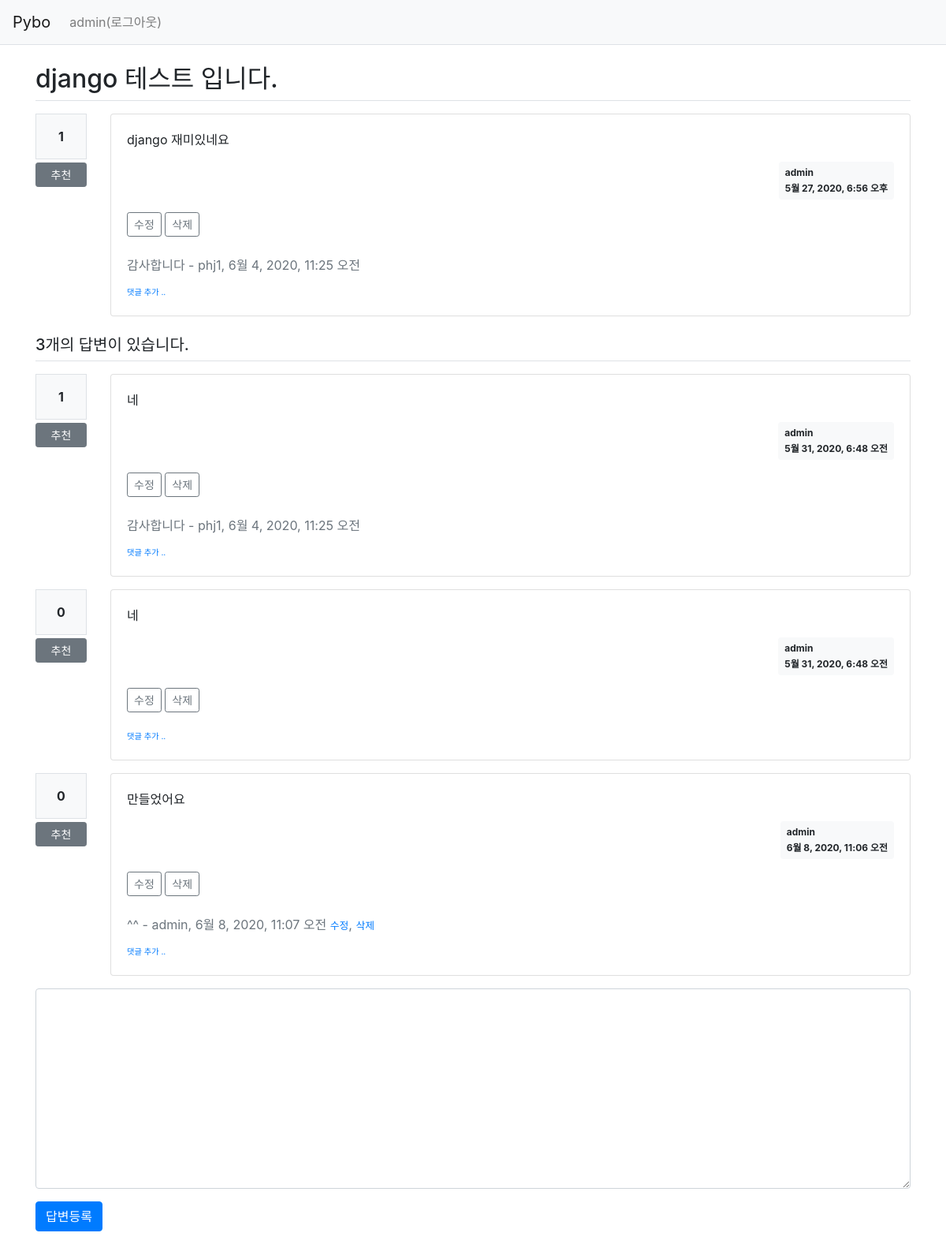
The app's page /pybo/103/ (signed in) with its own data.
### pybo/models.py (models this page shows, shortened)
class Question(models.Model):
    author = models.ForeignKey(User, on_delete=models.CASCADE, related_name='author_question')
    subject = models.CharField(max_length=200)
    content = models.TextField()
    create_date = models.DateTimeField()
    modify_date = models.DateTimeField(null=True, blank=True)
    voter = models.ManyToManyField(User, related_name='voter_question') #voter 추가

class Comment(models.Model):
    author = models.ForeignKey(User, on_delete=models.CASCADE)
    content = models.TextField()
    create_date = models.DateTimeField()
    modify_date = models.DateTimeField(null=True, blank=True)
    question = models.ForeignKey(Question, null=True, blank=True, on_delete=models.CASCADE)
    answer = models.ForeignKey(Answer, null=True, blank=True, on_delete=models.CASCADE)

class Answer(models.Model):
    author = models.ForeignKey(User, on_delete=models.CASCADE, related_name='author_answer')
    question = models.ForeignKey(Question, on_delete=models.CASCADE)
    content = models.TextField()
    create_date = models.DateTimeField()
    modify_date = models.DateTimeField(null=True, blank=True)
    voter = models.ManyToManyField(User, related_name='voter_answer')

### pybo/views/base_views.py (the view)
# urls.py: path('<int:question_id>/', base_views.detail, name='detail'),
def detail(request, question_id):
    question = get_object_or_404(Question, pk=question_id)
    context = {'question': question}
    return render(request, 'pybo/question_detail.html', context)

### pybo/templatetags/pybo_filter.py (called while the page is built)
@register.filter()
def mark(value):
    extensions = ["nl2br", "fenced_code"]
    return mark_safe(markdown.markdown(value, extensions=extensions))

### templates/pybo/question_detail.html (shortened to what this page needs)
{% extends 'base.html' %}
{% load pybo_filter %}
{% block content %}
<div class="container my-3">
    <h2 class="border-bottom py-2">{{ question.subject }}</h2>
    <div class="row my-3">
        <div class="col-1">
            <div class="bg-light text-center p-3 border font-weight-bolder mb-1">{{question.voter.count}}</div>
            <a href="#" data-uri="{% url 'pybo:vote_question' question.id %}"
               class="recommend btn btn-sm btn-secondary btn-block my-1">추천</a>
        </div>
        <div class="col-11">
            <div class="card">
                <div class="card-body">
                    <div class="card-text">{{ question.content|mark }}</div>
                    <div class="d-flex justify-content-end">
                        <div class="badge badge-light p-2 text-left">
                            <div class="mb-2">{{ question.author.username }}</div>
                            <div>{{ question.create_date }}</div>
                        </div>
                    </div>
                    {% if request.user == question.author %}
                    <div class="my-3">
                        <a href="{% url 'pybo:question_modify' question.id  %}"
                           class="btn btn-sm btn-outline-secondary">수정</a>
                        <a href="#" class="delete btn btn-sm btn-outline-secondary"
                           data-uri="{% url 'pybo:question_delete' question.id  %}">삭제</a>
                    </div>
                    {% endif %}
                    {% if question.comment_set.count > 0 %}
                    <div class="mt-3">
                    {% for comment in question.comment_set.all %}
                        <div class="comment py-2 text-muted">
                            <span style="white-space: pre-line;">{{ comment.content }}</span>
                            <span>
                                - {{ comment.author }}, {{ comment.create_date }}
                            </span>
                        </div>
                    {% endfor %}
                    </div>
                    {% endif %}
                    <div>
                        <a href="{% url 'pybo:comment_create_question' question.id  %}"
                           class="small"><small>댓글 추가 ..</small></a>
                    </div>
                </div>
            </div>
        </div>
    </div>
    <h5 class="border-bottom my-3 py-2">{{question.answer_set.count}}개의 답변이 있습니다.</h5>
    {% for answer in question.answer_set.all %}
    <div class="row my-3">
        <div class="col-1">
            <div class="bg-light text-center p-3 border font-weight-bolder mb-1">{{answer.voter.count}}</div>
            <a href="#" data-uri="{% url 'pybo:vote_answer' answer.id %}"
                class="recommend btn btn-sm btn-secondary btn-block my-1">추천</a>
        </div>
        <div class="col-11">
            <div class="card">
                <div class="card-body">
                    <div class="card-text">{{ answer.content|mark }}</div>
                    <div class="d-flex justify-content-end">
                        <div class="badge badge-light p-2 text-left">
                            <div class="mb-2">{{ answer.author.username }}</div>
                            <div>{{ answer.create_date }}</div>
                        </div>
                    </div>
                    {% if request.user == answer.author %}
                    <div class="my-3">
                        <a href="{% url 'pybo:answer_modify' answer.id  %}"
                           class="btn btn-sm btn-outline-secondary">수정</a>
                        <a href="#" class="delete btn btn-sm btn-outline-secondary "
                           data-uri="{% url 'pybo:answer_delete' answer.id  %}">삭제</a>
                    </div>
                    {% endif %}
                    {% if answer.comment_set.count > 0 %}
                    <div class="mt-3">
                    {% for comment in answer.comment_set.all %}
                        <div class="comment py-2 text-muted">
                            <span style="white-space: pre-line;">{{ comment.content }}</span>
                            <span>
                                - {{ comment.author }}, {{ comment.create_date }}
                            </span>
                            {% if request.user == comment.author %}
                            <a href="{% url 'pybo:comment_modify_answer' comment.id  %}" class="small">수정</a>,
                            <a href="#" class="small delete"
                               data-uri="{% url 'pybo:comment_delete_answer' comment.id  %}">삭제</a>
                            {% endif %}
                        </div>
                    {% endfor %}
                    </div>
                    {% endif %}
                    <div>
                        <a href="{% url 'pybo:comment_create_answer' answer.id  %}"
                           class="small"><small>댓글 추가 ..</small></a>
                    </div>
                </div>
            </div>
        </div>
    </div>
    {% endfor %}
    <form action="{% url 'pybo:answer_create' question.id %}" method="post" class="my-3">
        <div class="form-group">
            <textarea {% if not user.is_authenticated %}disabled{% endif %}
              name="content" id="content" class="form-control" rows="10"></textarea>
        </div>
        <input type="submit" value="답변등록" class="btn btn-primary">
    </form>
</div>
{% endblock %}

### templates/navbar.html (shortened to what this page needs)
<nav class="navbar navbar-expand-lg navbar-light bg-light border-bottom">
    <a class="navbar-brand" href="{% url 'pybo:index' %}">Pybo</a>
    <div class="collapse navbar-collapse flex-grow-0" id="navbarNav">
        <ul class="navbar-nav">
            <li class="nav-item ">
                {% if user.is_authenticated %}
                <a class="nav-link" href="{% url 'common:logout' %}">{{ user.username }}(로그아웃)</a>
                {% else %}
                <a class="nav-link" href="{% url 'common:login' %}">로그인</a>
                {% endif %}
            </li>
        </ul>
    </div>
</nav>

### records on screen
Question: subject "django 테스트 입니다.", voter.count "1", content|mark "django 재미있네요", author.username "admin", create_date "5월 27, 2020, 6:56 오후", answer_set.count "3"
Comment: content "감사합니다", author "phj1", create_date "6월 4, 2020, 11:25 오전"
Answer: voter.count "1", content|mark "네", author.username "admin", create_date "5월 31, 2020, 6:48 오전", shows "수정"
Comment: content "감사합니다", author "phj1", create_date "6월 4, 2020, 11:25 오전"
Answer: voter.count "0", content|mark "네", author.username "admin", create_date "5월 31, 2020, 6:48 오전", shows "수정"
Answer: voter.count "0", content|mark "만들었어요", author.username "admin", create_date "6월 8, 2020, 11:06 오전", shows "수정"
Comment: content "^^", author "admin", create_date "6월 8, 2020, 11:07 오전", shows "수정"

### other values on screen
{{ user.username }} "admin"
